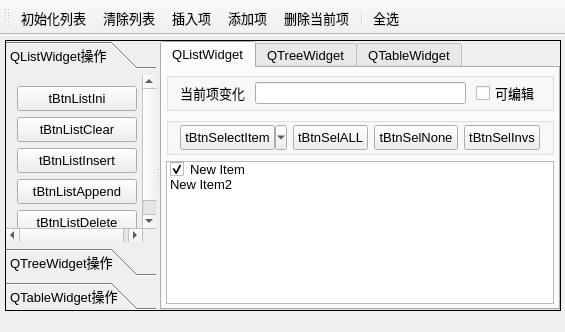
<?xml version="1.0" encoding="UTF-8"?>
<ui version="4.0">
 <class>MainWindow</class>
 <widget class="QMainWindow" name="MainWindow">
  <property name="geometry">
   <rect>
    <x>0</x>
    <y>0</y>
    <width>565</width>
    <height>332</height>
   </rect>
  </property>
  <property name="font">
   <font>
    <pointsize>10</pointsize>
   </font>
  </property>
  <property name="windowTitle">
   <string>QListWidget的使用</string>
  </property>
  <widget class="QWidget" name="centralWidget">
   <widget class="QSplitter" name="splitter">
    <property name="geometry">
     <rect>
      <x>5</x>
      <y>5</y>
      <width>556</width>
      <height>271</height>
     </rect>
    </property>
    <property name="frameShape">
     <enum>QFrame::Box</enum>
    </property>
    <property name="frameShadow">
     <enum>QFrame::Plain</enum>
    </property>
    <property name="lineWidth">
     <number>1</number>
    </property>
    <property name="midLineWidth">
     <number>3</number>
    </property>
    <property name="orientation">
     <enum>Qt::Horizontal</enum>
    </property>
    <property name="opaqueResize">
     <bool>true</bool>
    </property>
    <widget class="QToolBox" name="toolBox">
     <property name="minimumSize">
      <size>
       <width>150</width>
       <height>0</height>
      </size>
     </property>
     <property name="maximumSize">
      <size>
       <width>300</width>
       <height>16777215</height>
      </size>
     </property>
     <property name="currentIndex">
      <number>0</number>
     </property>
     <widget class="QWidget" name="page">
      <property name="geometry">
       <rect>
        <x>0</x>
        <y>0</y>
        <width>142</width>
        <height>175</height>
       </rect>
      </property>
      <attribute name="icon">
       <iconset resource="res.qrc">
        <normaloff>:/images/icons/410.bmp</normaloff>:/images/icons/410.bmp</iconset>
      </attribute>
      <attribute name="label">
       <string>QListWidget操作</string>
      </attribute>
      <layout class="QGridLayout" name="gridLayout">
       <item row="0" column="0">
        <widget class="QToolButton" name="tBtnListIni">
         <property name="minimumSize">
          <size>
           <width>120</width>
           <height>25</height>
          </size>
         </property>
         <property name="text">
          <string>tBtnListIni</string>
         </property>
         <property name="popupMode">
          <enum>QToolButton::DelayedPopup</enum>
         </property>
         <property name="toolButtonStyle">
          <enum>Qt::ToolButtonTextBesideIcon</enum>
         </property>
         <property name="autoRaise">
          <bool>false</bool>
         </property>
         <property name="arrowType">
          <enum>Qt::NoArrow</enum>
         </property>
        </widget>
       </item>
       <item row="1" column="0">
        <widget class="QToolButton" name="tBtnListClear">
         <property name="minimumSize">
          <size>
           <width>120</width>
           <height>25</height>
          </size>
         </property>
         <property name="text">
          <string>tBtnListClear</string>
         </property>
         <property name="toolButtonStyle">
          <enum>Qt::ToolButtonTextBesideIcon</enum>
         </property>
        </widget>
       </item>
       <item row="2" column="0">
        <widget class="QToolButton" name="tBtnListInsert">
         <property name="minimumSize">
          <size>
           <width>120</width>
           <height>25</height>
          </size>
         </property>
         <property name="text">
          <string>tBtnListInsert</string>
         </property>
         <property name="toolButtonStyle">
          <enum>Qt::ToolButtonTextBesideIcon</enum>
         </property>
        </widget>
       </item>
       <item row="3" column="0">
        <widget class="QToolButton" name="tBtnListAppend">
         <property name="minimumSize">
          <size>
           <width>120</width>
           <height>25</height>
          </size>
         </property>
         <property name="text">
          <string>tBtnListAppend</string>
         </property>
         <property name="toolButtonStyle">
          <enum>Qt::ToolButtonTextBesideIcon</enum>
         </property>
        </widget>
       </item>
       <item row="4" column="0">
        <widget class="QToolButton" name="tBtnListDelete">
         <property name="minimumSize">
          <size>
           <width>120</width>
           <height>25</height>
          </size>
         </property>
         <property name="text">
          <string>tBtnListDelete</string>
         </property>
         <property name="toolButtonStyle">
          <enum>Qt::ToolButtonTextBesideIcon</enum>
         </property>
        </widget>
       </item>
      </layout>
     </widget>
     <widget class="QWidget" name="page_2">
      <property name="geometry">
       <rect>
        <x>0</x>
        <y>0</y>
        <width>150</width>
        <height>173</height>
       </rect>
      </property>
      <attribute name="icon">
       <iconset resource="res.qrc">
        <normaloff>:/images/icons/408.bmp</normaloff>:/images/icons/408.bmp</iconset>
      </attribute>
      <attribute name="label">
       <string>QTreeWidget操作</string>
      </attribute>
      <layout class="QVBoxLayout" name="verticalLayout_4">
       <item>
        <widget class="QGroupBox" name="groupBox_4">
         <property name="title">
          <string>GroupBox</string>
         </property>
         <layout class="QVBoxLayout" name="verticalLayout_3">
          <item>
           <widget class="QLabel" name="label_2">
            <property name="text">
             <string>TextLabel</string>
            </property>
           </widget>
          </item>
          <item>
           <widget class="QLineEdit" name="lineEdit"/>
          </item>
          <item>
           <widget class="QSpinBox" name="spinBox"/>
          </item>
         </layout>
        </widget>
       </item>
       <item>
        <spacer name="verticalSpacer">
         <property name="orientation">
          <enum>Qt::Vertical</enum>
         </property>
         <property name="sizeHint" stdset="0">
          <size>
           <width>20</width>
           <height>119</height>
          </size>
         </property>
        </spacer>
       </item>
      </layout>
     </widget>
     <widget class="QWidget" name="page_3">
      <property name="geometry">
       <rect>
        <x>0</x>
        <y>0</y>
        <width>150</width>
        <height>173</height>
       </rect>
      </property>
      <attribute name="icon">
       <iconset resource="res.qrc">
        <normaloff>:/images/icons/412.bmp</normaloff>:/images/icons/412.bmp</iconset>
      </attribute>
      <attribute name="label">
       <string>QTableWidget操作</string>
      </attribute>
     </widget>
    </widget>
    <widget class="QTabWidget" name="tabWidget">
     <property name="tabPosition">
      <enum>QTabWidget::North</enum>
     </property>
     <property name="tabShape">
      <enum>QTabWidget::Rounded</enum>
     </property>
     <property name="currentIndex">
      <number>0</number>
     </property>
     <property name="elideMode">
      <enum>Qt::ElideLeft</enum>
     </property>
     <widget class="QWidget" name="tab_3">
      <attribute name="title">
       <string>QListWidget</string>
      </attribute>
      <layout class="QVBoxLayout" name="verticalLayout">
       <property name="leftMargin">
        <number>4</number>
       </property>
       <property name="topMargin">
        <number>4</number>
       </property>
       <property name="rightMargin">
        <number>4</number>
       </property>
       <property name="bottomMargin">
        <number>4</number>
       </property>
       <item>
        <widget class="QGroupBox" name="groupBox">
         <property name="title">
          <string/>
         </property>
         <layout class="QHBoxLayout" name="horizontalLayout">
          <property name="spacing">
           <number>10</number>
          </property>
          <property name="topMargin">
           <number>2</number>
          </property>
          <property name="bottomMargin">
           <number>2</number>
          </property>
          <item>
           <widget class="QLabel" name="label">
            <property name="text">
             <string>当前项变化</string>
            </property>
           </widget>
          </item>
          <item>
           <widget class="QLineEdit" name="editCutItemText">
            <property name="styleSheet">
             <string notr="true">color: rgb(0, 0, 255);</string>
            </property>
            <property name="clearButtonEnabled">
             <bool>false</bool>
            </property>
           </widget>
          </item>
          <item>
           <widget class="QCheckBox" name="chkBoxListEditable">
            <property name="text">
             <string>可编辑</string>
            </property>
           </widget>
          </item>
         </layout>
        </widget>
       </item>
       <item>
        <widget class="QGroupBox" name="groupBox_2">
         <property name="title">
          <string/>
         </property>
         <layout class="QHBoxLayout" name="horizontalLayout_2">
          <property name="topMargin">
           <number>2</number>
          </property>
          <property name="bottomMargin">
           <number>2</number>
          </property>
          <item>
           <widget class="QToolButton" name="tBtnSelectItem">
            <property name="minimumSize">
             <size>
              <width>100</width>
              <height>25</height>
             </size>
            </property>
            <property name="text">
             <string>tBtnSelectItem</string>
            </property>
            <property name="popupMode">
             <enum>QToolButton::MenuButtonPopup</enum>
            </property>
            <property name="toolButtonStyle">
             <enum>Qt::ToolButtonTextBesideIcon</enum>
            </property>
           </widget>
          </item>
          <item>
           <widget class="QToolButton" name="tBtnSelALL">
            <property name="minimumSize">
             <size>
              <width>70</width>
              <height>25</height>
             </size>
            </property>
            <property name="text">
             <string>tBtnSelALL</string>
            </property>
           </widget>
          </item>
          <item>
           <widget class="QToolButton" name="tBtnSelNone">
            <property name="minimumSize">
             <size>
              <width>70</width>
              <height>25</height>
             </size>
            </property>
            <property name="text">
             <string>tBtnSelNone</string>
            </property>
           </widget>
          </item>
          <item>
           <widget class="QToolButton" name="tBtnSelInvs">
            <property name="minimumSize">
             <size>
              <width>70</width>
              <height>25</height>
             </size>
            </property>
            <property name="text">
             <string>tBtnSelInvs</string>
            </property>
           </widget>
          </item>
         </layout>
        </widget>
       </item>
       <item>
        <widget class="QListWidget" name="listWidget">
         <property name="contextMenuPolicy">
          <enum>Qt::CustomContextMenu</enum>
         </property>
         <property name="layoutMode">
          <enum>QListView::SinglePass</enum>
         </property>
         <property name="viewMode">
          <enum>QListView::ListMode</enum>
         </property>
         <property name="selectionRectVisible">
          <bool>false</bool>
         </property>
         <item>
          <property name="text">
           <string>New Item</string>
          </property>
          <property name="checkState">
           <enum>Checked</enum>
          </property>
          <property name="icon">
           <iconset resource="res.qrc">
            <normaloff>:/images/icons/check2.ico</normaloff>:/images/icons/check2.ico</iconset>
          </property>
          <property name="flags">
           <set>ItemIsSelectable|ItemIsEditable|ItemIsDragEnabled|ItemIsUserCheckable|ItemIsEnabled</set>
          </property>
         </item>
         <item>
          <property name="text">
           <string>New Item2</string>
          </property>
          <property name="checkState">
           <enum>Unchecked</enum>
          </property>
          <property name="icon">
           <iconset resource="res.qrc">
            <normaloff>:/images/icons/check2.ico</normaloff>:/images/icons/check2.ico</iconset>
          </property>
          <property name="flags">
           <set>ItemIsSelectable|ItemIsEditable|ItemIsUserCheckable|ItemIsEnabled</set>
          </property>
         </item>
        </widget>
       </item>
      </layout>
     </widget>
     <widget class="QWidget" name="tab">
      <attribute name="title">
       <string>QTreeWidget</string>
      </attribute>
      <layout class="QVBoxLayout" name="verticalLayout_2">
       <item>
        <widget class="QGroupBox" name="groupBox_3">
         <property name="title">
          <string/>
         </property>
         <layout class="QHBoxLayout" name="horizontalLayout_3"/>
        </widget>
       </item>
      </layout>
     </widget>
     <widget class="QWidget" name="tab_2">
      <attribute name="title">
       <string>QTableWidget</string>
      </attribute>
     </widget>
    </widget>
   </widget>
  </widget>
  <widget class="QToolBar" name="mainToolBar">
   <property name="toolButtonStyle">
    <enum>Qt::ToolButtonTextUnderIcon</enum>
   </property>
   <attribute name="toolBarArea">
    <enum>TopToolBarArea</enum>
   </attribute>
   <attribute name="toolBarBreak">
    <bool>false</bool>
   </attribute>
   <addaction name="actListIni"/>
   <addaction name="actListClear"/>
   <addaction name="actListInsert"/>
   <addaction name="actListAppend"/>
   <addaction name="actListDelete"/>
   <addaction name="separator"/>
   <addaction name="actSelALL"/>
  </widget>
  <action name="actListIni">
   <property name="icon">
    <iconset resource="res.qrc">
     <normaloff>:/images/icons/128.bmp</normaloff>:/images/icons/128.bmp</iconset>
   </property>
   <property name="text">
    <string>初始化列表</string>
   </property>
   <property name="toolTip">
    <string>初始化列表</string>
   </property>
   <property name="shortcut">
    <string>Ctrl+I</string>
   </property>
  </action>
  <action name="actListClear">
   <property name="icon">
    <iconset resource="res.qrc">
     <normaloff>:/images/icons/delete1.bmp</normaloff>:/images/icons/delete1.bmp</iconset>
   </property>
   <property name="text">
    <string>清除列表</string>
   </property>
   <property name="toolTip">
    <string>清除列表</string>
   </property>
  </action>
  <action name="actListInsert">
   <property name="icon">
    <iconset resource="res.qrc">
     <normaloff>:/images/icons/424.bmp</normaloff>:/images/icons/424.bmp</iconset>
   </property>
   <property name="text">
    <string>插入项</string>
   </property>
   <property name="toolTip">
    <string>插入项</string>
   </property>
   <property name="shortcut">
    <string>Ctrl+S</string>
   </property>
  </action>
  <action name="actListAppend">
   <property name="icon">
    <iconset resource="res.qrc">
     <normaloff>:/images/icons/316.bmp</normaloff>:/images/icons/316.bmp</iconset>
   </property>
   <property name="text">
    <string>添加项</string>
   </property>
   <property name="toolTip">
    <string>添加项</string>
   </property>
   <property name="shortcut">
    <string>Ctrl+A</string>
   </property>
  </action>
  <action name="actListDelete">
   <property name="icon">
    <iconset resource="res.qrc">
     <normaloff>:/images/icons/324.bmp</normaloff>:/images/icons/324.bmp</iconset>
   </property>
   <property name="text">
    <string>删除当前项</string>
   </property>
   <property name="toolTip">
    <string>删除当前项</string>
   </property>
   <property name="shortcut">
    <string>Del</string>
   </property>
  </action>
  <action name="actSelALL">
   <property name="text">
    <string>全选</string>
   </property>
   <property name="toolTip">
    <string>全选</string>
   </property>
  </action>
  <action name="actSelNone">
   <property name="text">
    <string>全不选</string>
   </property>
   <property name="toolTip">
    <string>全不选</string>
   </property>
   <property name="menuRole">
    <enum>QAction::AboutRole</enum>
   </property>
  </action>
  <action name="actSelInvs">
   <property name="text">
    <string>反选</string>
   </property>
   <property name="toolTip">
    <string>反选</string>
   </property>
  </action>
  <action name="actQuit">
   <property name="icon">
    <iconset resource="res.qrc">
     <normaloff>:/images/icons/exit.bmp</normaloff>:/images/icons/exit.bmp</iconset>
   </property>
   <property name="text">
    <string>退出</string>
   </property>
   <property name="toolTip">
    <string>退出程序</string>
   </property>
  </action>
  <action name="actSelPopMenu">
   <property name="icon">
    <iconset resource="res.qrc">
     <normaloff>:/images/icons/124.bmp</normaloff>:/images/icons/124.bmp</iconset>
   </property>
   <property name="text">
    <string>项选择</string>
   </property>
   <property name="toolTip">
    <string>项选择</string>
   </property>
  </action>
 </widget>
 <layoutdefault spacing="6" margin="11"/>
 <resources>
  <include location="res.qrc"/>
 </resources>
 <connections>
  <connection>
   <sender>actQuit</sender>
   <signal>triggered()</signal>
   <receiver>MainWindow</receiver>
   <slot>close()</slot>
   <hints>
    <hint type="sourcelabel">
     <x>-1</x>
     <y>-1</y>
    </hint>
    <hint type="destinationlabel">
     <x>336</x>
     <y>220</y>
    </hint>
   </hints>
  </connection>
  <connection>
   <sender>actSelPopMenu</sender>
   <signal>triggered()</signal>
   <receiver>actSelInvs</receiver>
   <slot>trigger()</slot>
   <hints>
    <hint type="sourcelabel">
     <x>-1</x>
     <y>-1</y>
    </hint>
    <hint type="destinationlabel">
     <x>-1</x>
     <y>-1</y>
    </hint>
   </hints>
  </connection>
 </connections>
</ui>
